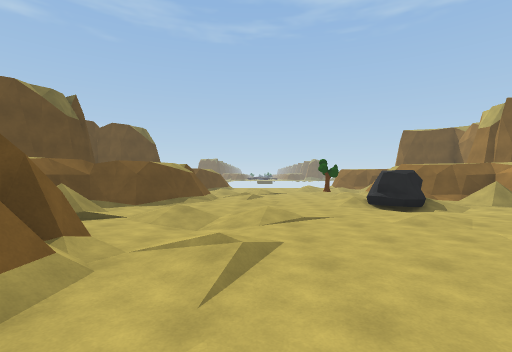
View 1 (above)

16 first-person views from a walk through a scene from a Unity 3-D project. The camera is 1.5 m above the floor, looks level and sees 85° across. The floor is counted in squares, 2 m on a side. Each view is taken from the middle of a square. On the plan, view 1 faces up. The plan holds only what a view shows up to about 10 squares ahead; the rest is blank. The place goes on beyond the plan. The player character is not drawn.

View 2
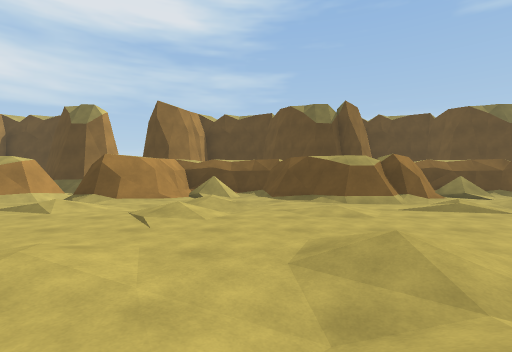

View 3
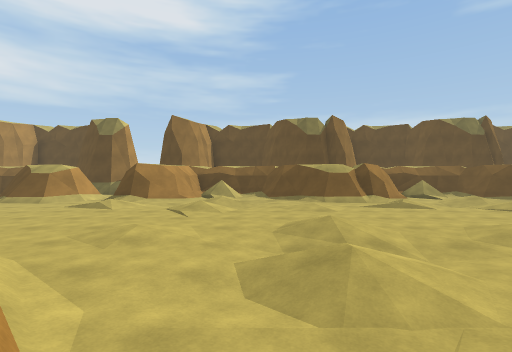

View 4
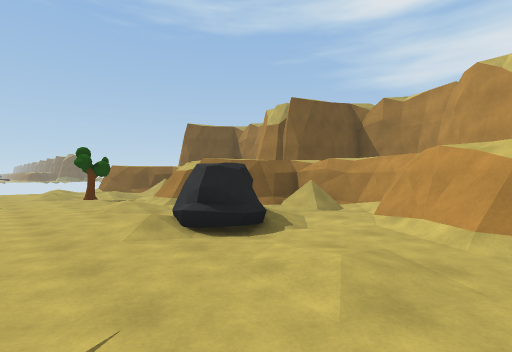

View 5
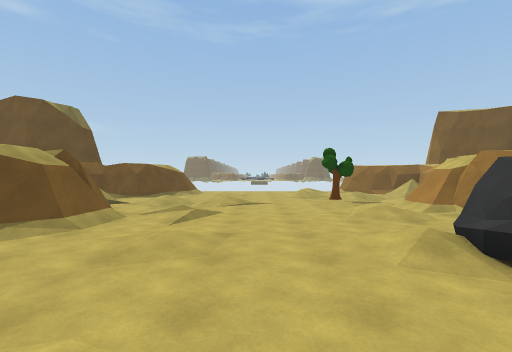

View 6
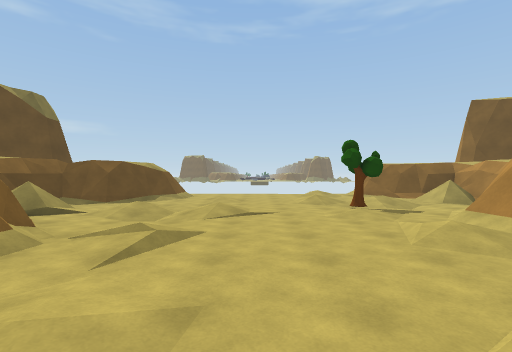

View 7
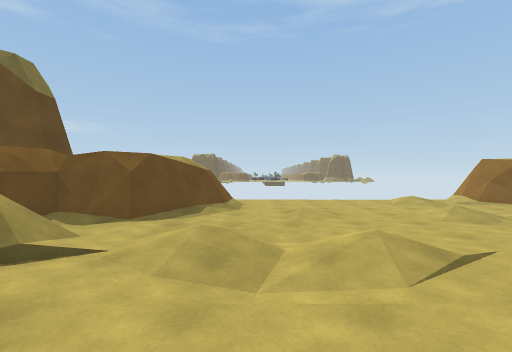

View 8
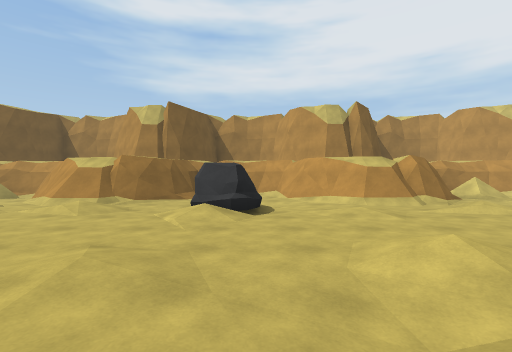

View 9
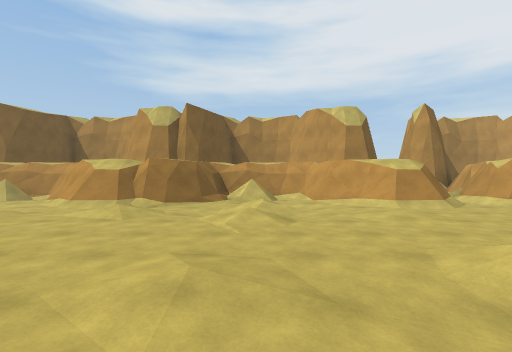

View 10
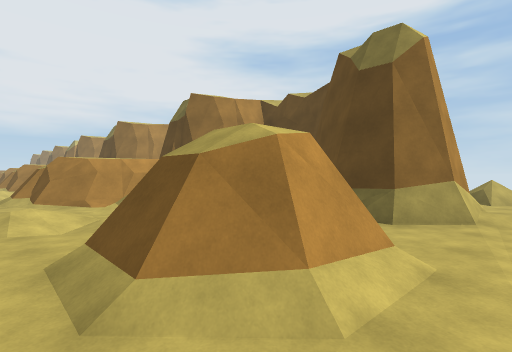

View 11
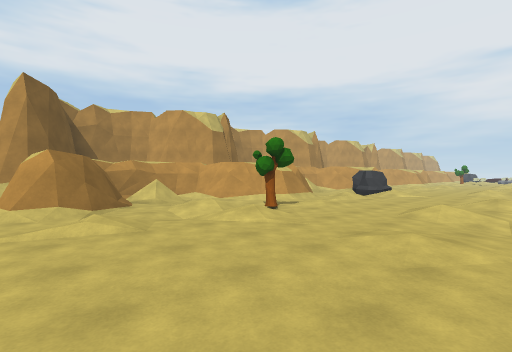

View 12
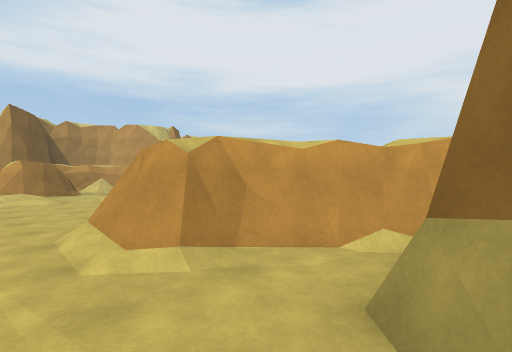

View 13
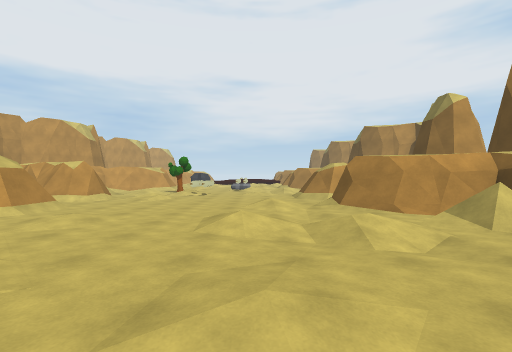

View 14
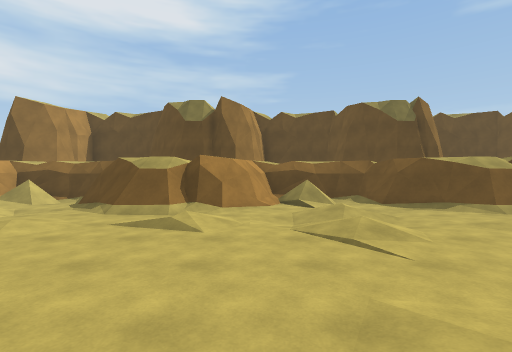

View 15
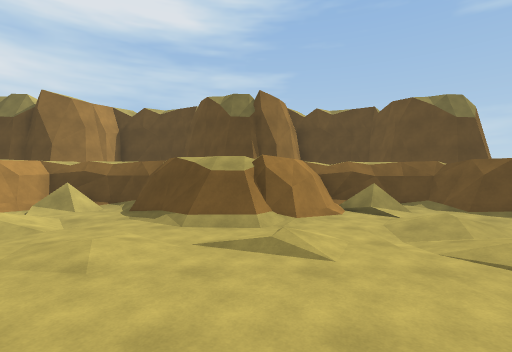

View 16
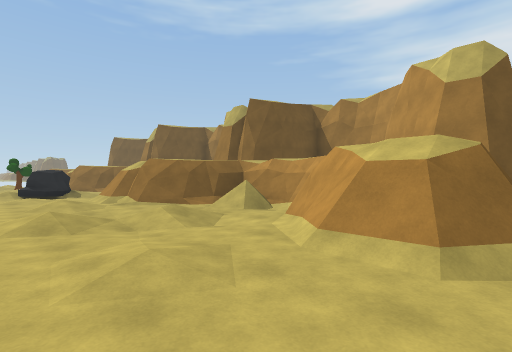

### Floor plan
Key: @ floor where view 1 was taken; # wall or solid block; . main floor; : floor 0.25 m higher than the main floor; - floor 0.25 m lower than the main floor; / step, stairs or slope; = window, fence, low wall or low ledge; R rock; T tree.
Columns run from 11 left of view 1 to 8 right of it. Each row starts with its distance up from view 1.
 19 ..--.------------#
 18 //-###..#/----/.##
 17      #.###.-.-.-/###
 16      #####...-.--//#
 15       ###--...//.//#
 14       #/.------T-./#
 13       #//.//...--###
 12       #/.--.-...##
 11       ###/......##
 10         ##......###
  9         ##.....-./##
  8        ##/..../R //#
  7       ##.--.../R/./#
  6       #/.///....-###
  5       #//.-/..../#
  4       ###.-.....##
  3         ##./....##
  2         ##....../###
  1         ##.....-.//#
  0       ###..@..//://#
 -1       #/.--...---./#
 -2       #//://.....###
 -3       #//.-.....##
 -4       ###/-.....##
 -5         ##./..../#
 -6         #/......=#
 -7         #/----/.##

Positions as (right, up) in squares from view 1, and headings:
1: (0, 0), facing up
2: (5, -1), facing left
3: (7, -1), facing left
4: (1, 4), facing up-right
5: (1, 5), facing up
6: (1, 7), facing up
7: (-1, 10), facing up
8: (-2, 7), facing right
9: (-2, 0), facing right
10: (-1, 19), facing down-left
11: (-1, 19), facing down-right
12: (-6, 19), facing down-right
13: (0, 2), facing down
14: (4, 4), facing left
15: (3, 10), facing left
16: (2, -5), facing up-right
